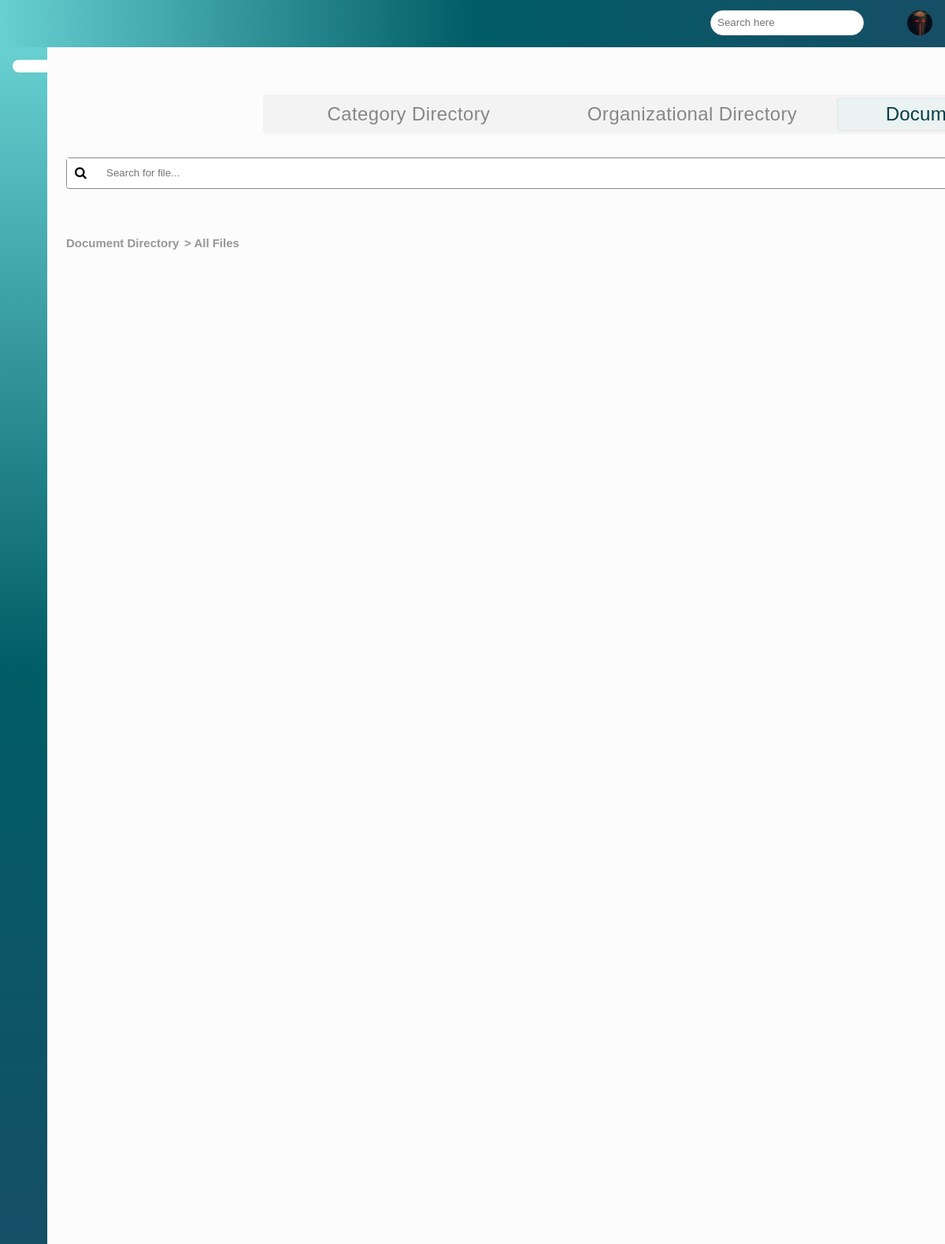
The page /document_folder_directory/1/1 (signed in) on the database its author committed.
### app/models.py (models this page shows, shortened)
class Account(AbstractBaseUser, PermissionsMixin):
    username = models.CharField(max_length=30, unique=True)
    email = models.EmailField(verbose_name="email", max_length=60, unique=True)
    avatar = models.ImageField(null=True, blank=True, upload_to='profile_pics')
    bgColor = models.CharField(max_length=10, null=True, blank=True)
    first_name = models.CharField(max_length=30, blank=False, null=False)
    middle_name = models.CharField(max_length=30, blank=True, null=True)
    last_name = models.CharField(max_length=30, blank=False, null=False)
    date_joined = models.DateTimeField(
        verbose_name='date joined', auto_now_add=True)
    last_login = models.DateTimeField(verbose_name='last login', auto_now=True)
    is_admin = models.BooleanField(default=False)
    is_active = models.BooleanField(default=True)
    is_staff = models.BooleanField(default=False)
    is_superuser = models.BooleanField(default=False)
    is_client = models.BooleanField(default=True)
    is_online = models.BooleanField(default=False)
    is_caseworker = models.BooleanField(default=False)
    has_caseworker = models.BooleanField(default=False)
    USERNAME_FIELD = 'username'
    REQUIRED_FIELDS = ['email', 'password', ]
    objects = MyAccountManager()
    def __str__(self):
        return self.username

class FileFolder(models.Model):
    user = models.ForeignKey(settings.AUTH_USER_MODEL,
                             on_delete=models.CASCADE)
    name = models.CharField(max_length=50, blank=False)
    file = models.ManyToManyField(DirectoryFiles, blank=True)
    subfolder = models.ManyToManyField(FileSubFolder, blank=True)
    class Meta:
        unique_together = (('user', 'name'))
    """Create these 3 folders upon account creation"""
    """Function for adding a new folder"""
    """Function for deleting a folder"""

### app/decorators.py (the view)
        def wrapper_func(request, *args, **kwargs):
            if request.user.groups.filter(name__in=allowed_roles).exists():
                return view_func(request, *args, **kwargs)
            else:
                return HttpResponseRedirect('/')
            return view_func(request, *args, **kwargs)

### app/forms.py
class AddOrgToSubDir(forms.Form):
    sub_dirs = forms.ModelMultipleChoiceField(queryset=SubDirectory.objects.all(), widget=forms.CheckboxSelectMultiple(attrs={'class': 'customCBox'}))

### app/context_processors.py (called while the page is built)
def site_user(request):
    background = BgInfo.objects.all()
    userlist = []
    for backs in background:
        userlist.append(backs.user_id)
    return {'background': background, 'userlist': userlist,}

### app/templatetags/project_templates.py (called while the page is built)
@register.filter(name='has_group')
def has_group(user, group_name):
    group = Group.objects.get(name=group_name)
    print(group)
    return True if group in user.groups.all() else False

### app/templates/app/document_folder_directory.html (shortened to what this page needs)
﻿{% extends 'app/format.html' %}
{% block header2 %}
    <a href="{% url 'fulldirectory' %}" class="active">
    </a>
{% endblock %}
{% block content %}
{% load static %}
{% load project_templates %}
<head>
    <link rel="stylesheet" href="https://cdn.jsdelivr.net/npm/bootstrap-icons@1.5.0/font/bootstrap-icons.css">
    <link rel="stylesheet" type="text/css" href="{% static 'app/content/directory.css' %}" />
    <link rel="stylesheet" type="text/css" href="{% static 'app/content/myModal.css' %}" />
    <link rel="stylesheet" type="text/css" href="{% static 'app/content/addOptions.css' %}" />
    <link rel="stylesheet" type="text/css" href="{% static 'app/content/document2.css' %}" />
</head>
<body>
    {% if folder.user != user %}
        <p>Permission denied</p>
    {% else %}
    <div class="directoryBar"></div>
    <a href="{% url 'fulldirectory' %}" class="fullHidden">Category Directory</a>
    <a href="{% url 'orgdirectory' %}" class="orgHidden">Organizational Directory</a>
    <a href="{% url 'documentdirectory' %}" class="fileActive">Documents Directory</a>
    <div class="searchbarcontainer">
        <input type="text" placeholder="Search for file..." class="searchbar" id="searchbar" onkeyup="filterfileFunction()">
        <i class="fa fa-search" aria-hidden="true" id="searchBarIcon"></i>
    </div>
    <a href="{% url 'documentdirectory' %}" class="docDirPath">Document Directory</a>
    {% if my_path == None %}
        <div class="subdocPath">> {{ folder.name }}</div>
    {% else %}
        <div class="subdocPath">
            {% for key, value in my_path.items %}
            <div class="subdocPath-title" onclick="location.href='{% url 'document_folder_directory' value.0 value.1 %}'">>{{ key.name }}</div>
        {% endfor %}
        </div>
    {% endif %}
    <div class="folder-container">
        <div class="folderBox">
        </div>
    </div>
    <div class="documentLayout" id="visible">
    </div>
    {% endif %}
</body>
{% endblock %}

### app/templates/app/format.html (shortened to what this page needs)
﻿<!DOCTYPE html>
{% load static %}
{% load project_templates %}
<html lang="en" xmlns="http://www.w3.org/1999/xhtml">
<head>
    <link rel="stylesheet" href="https://maxst.icons8.com/vue-static/landings/line-awesome/line-awesome/1.3.0/css/line-awesome.min.css">
    <link href="https://cdnjs.cloudflare.com/ajax/libs/font-awesome/4.7.0/css/font-awesome.css" type="text/css" rel="stylesheet">
    <link rel="stylesheet" href="{% static 'app/content/format.css' %}" />
</head>
<body>
<div class="sidebar">
  <div class="sidebar-menu">
      <ul>
          <li>
              {% block header2 %}
              {% endblock %}
          </li>
      </ul>
  </div>
</div>
<header class="dash-header">
<div id="leftside">
  <div class="search-wrapper">
      <input type="search" placeholder="Search here" />
  </div>
    <div class="dropdown">
      <div class="user-wrapper">
        <div class="user-wrapper">
          <a href="{% url 'profile' %}"><div class="profile-pic-wrapper" data-username="{{user.username}}" data-bgcolor="{{user.bgColor}}">
            {% if user.avatar %}
            <img class="profile-pic" src="{{user.avatar.url}}">
            {% endif %}
          </div></a>
      </div>
  </div>
</div>
</div>
</header>
    <div class="container">
        {% block content %}{% endblock %}
    </div>
</body>
</html>

### app/static/app/content/format.css (style rules this page uses)
* { margin: 0; padding: 0; box-sizing: border-box; list-style-type: none; text-decoration: none; font-family: effra, Helvetica; }
.sidebar { width: 60px; left: 0; top: 60px; height: 100%; background-image: linear-gradient(to bottom, #68D0D1, #015D67, #164E66); position: fixed; z-index: 10; }
.sidebar-menu li { width: 100%; padding-left: 1rem; margin-bottom: 1rem; }
.sidebar-menu a { display: block; color: #fff; font-size: 1.1rem; }
.sidebar-menu a.active { background: #FFF; right: 10px; padding-top: .5rem; padding-bottom: .5rem; border-radius: 30px 0px 0px 30px; color: #68D0D1; }
.dash-header { display: flex; padding: .8rem 1rem; background-image: linear-gradient(to right, #68D0D1, #015D67, #164E66); height: 60px; width: 100%; top: 0; z-index: 10; position: fixed; right: 0; }
.search-wrapper { position: relative; border: 1px solid #ccc; border-radius: 30px; height: 32px; display: flex; align-items: center; overflow-x: hidden; background-color: #fff; right: 25px; }
.search-wrapper input { height: 100%; padding: .5rem; border: none; outline: none; }
.user-wrapper { position: relative; display: flex; align-items: center; padding-left: 5px; right: 10px; margin-left: 20px; }
#leftside { display: flex; justify-content: flex-end; margin-left: 78%; }
.dropdown { display: inline-block; cursor: pointer; }
.container { position: absolute; left: 7%; top: 100px; overflow: visible; }
html, body { height: 110%; background: #FCFCFC; font-family: Effra, Helvetica; }
.profile-pic { max-width: 32px; max-height: 32px; width: 32px; height: 32px; white-space: normal; margin-right: 15px; border-radius: 50%; font-size: 16px; color: #fff; text-align: center; line-height: 150px; cursor: context-menu; overflow: hidden; justify-content: center; display: flex; align-items: center; }

### app/static/app/content/directory.css (style rules this page uses)
.directoryBar { display: flex; flex-direction: row; align-items: flex-start; padding: 10px; position: absolute; width: 1090px; height: 50px; top: 20px; left: 250px; background: linear-gradient(0deg, #F3F3F3, #F3F3F3); border-radius: 4px; }
.fileActive { position: absolute; width: 350px; height: 40px; top: 25px; left: 980px; background: #EBF2F2; box-shadow: -0.5px -0.5px 2px rgba(1, 61, 68, 0.09), 0.5px 0.5px 2px rgba(1,61, 68, 0.1); border-radius: 4px; font-family: Helvetica; font-style: normal; font-weight: 500; font-size: 24px; line-height: 28px; align-items: center; text-align: center; letter-spacing: 0.01em; text-transform: capitalize; padding-top: 6px; color: #013D44; cursor: pointer; }
.fullHidden { position: absolute; width: 350px; height: 40px; top: 25px; left: 260px; background: linear-gradient(0deg, #F3F3F3, #F3F3F3); font-family: Helvetica; font-style: normal; font-weight: 500; font-size: 24px; line-height: 28px; align-items: center; text-align: center; letter-spacing: 0.01cm; text-transform: capitalize; padding-top: 6px; color: #878787; }
.orgHidden { position: absolute; width: 350px; height: 40px; top: 25px; left: 620px; background: linear-gradient(0deg, #F3F3F3, #F3F3F3); font-family: Helvetica; font-style: normal; font-weight: 500; font-size: 24px; line-height: 28px; align-items: center; text-align: center; letter-spacing: 0.01cm; text-transform: capitalize; padding-top: 6px; color: #878787; }
.searchbarcontainer { position: absolute; height: 40px; width: 1600px; top: 100px; background: #FFFFFF; border: 1px solid #878787; box-sizing: border-box; border-radius: 4px; }
.searchbar { position: absolute; height: 37px; width: 1600px; padding-left: 50px; background: #FFFFFF; border: none; }
#searchBarIcon { position: absolute; top: 10px; left: 10px; color: black; }
#visible { visibility: visible; }

### app/static/app/content/document2.css (style rules this page uses)
.docDirPath { position: absolute; top: 200px; width: 150px; height: 20px; font-family: Helvetica; font-style: normal; font-weight: 600; font-size: 15px; line-height: 17px; color: #979797; text-align: left; }
.subdocPath { position: absolute; top: 200px; width: 1000px; left: 150px; height: 20px; font-family: Helvetica; font-style: normal; font-weight: 600; font-size: 15px; line-height: 17px; color: #979797; text-align: left; overflow-x: auto; }
.folderBox { position: absolute; width: 1200px; height: 220px; top: 240px; display: flex; flex-flow: row wrap; justify-content: left; list-style: none; overflow-y: auto; }
.documentLayout { position: absolute; display: flex; flex-flow: row wrap; justify-content: left; list-style: none; top: 520px; width: 1680px; min-height: 330px; }

### rows shown on the page
Account: avatar (picture)
FileFolder: name "All Files"
